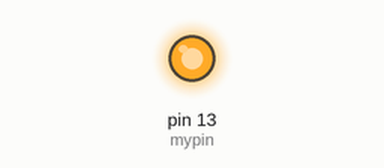
A sketch run on a simulated Arduino Uno, built with avr-gcc and run on an emulated ATmega328P. Shown: output pins drawn as LEDs (lit = HIGH).

Above: at 0.8 s.
At 4.6 s:
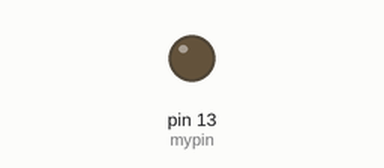
Timing chart, 0 to 6.8 s (numbered marks = the images above):
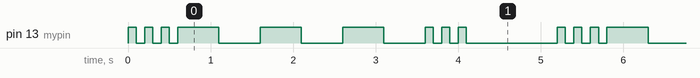

The sketch:

sketch_jan14e.ino
```cpp
int mypin=13;
int dit=100;
int dah=500;
int longwait=1000;

void setup() {
  // put your setup code here, to run once:
pinMode(mypin,OUTPUT);
}

void loop() {
  // put your main code here, to run repeatedly:
digitalWrite(mypin,HIGH);
delay(dit);
digitalWrite(mypin,LOW);
delay(dit);

digitalWrite(mypin,HIGH);
delay(dit);
digitalWrite(mypin,LOW);
delay(dit);

digitalWrite(mypin,HIGH);
delay(dit);
digitalWrite(mypin,LOW);
delay(dit);


digitalWrite(mypin,HIGH);
delay(dah);
digitalWrite(mypin,LOW);
delay(dah);

digitalWrite(mypin,HIGH);
delay(dah);
digitalWrite(mypin,LOW);
delay(dah);

digitalWrite(mypin,HIGH);
delay(dah);
digitalWrite(mypin,LOW);
delay(dah);


digitalWrite(mypin,HIGH);
delay(dit);
digitalWrite(mypin,LOW);
delay(dit);
digitalWrite(mypin,HIGH);
delay(dit);
digitalWrite(mypin,LOW);
delay(dit);

digitalWrite(mypin,HIGH);
delay(dit);
digitalWrite(mypin,LOW);
delay(dit);

delay(longwait);
}
```

Measured:
- by itself, pin 13 (mypin): repeats every 5.2 s: 2 × (LOW 0.10 s, HIGH 0.10 s), LOW 0.10 s, 3 × (HIGH 0.50 s, LOW 0.50 s), 2 × (HIGH 0.10 s, LOW 0.10 s), HIGH 0.10 s, LOW 1.1 s, HIGH 0.10 s
- by itself, everything shown: repeats every 5.2 s, in 18 steps
